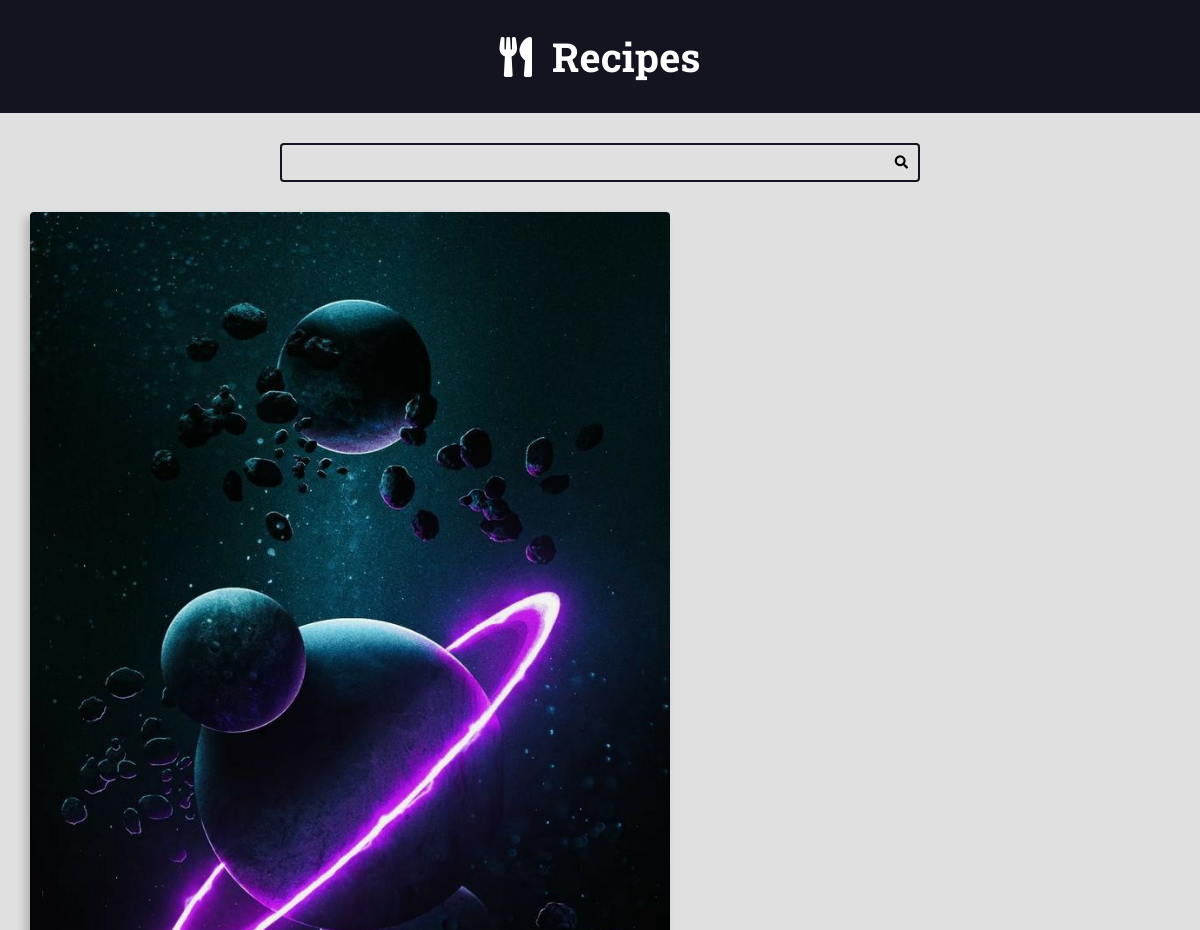
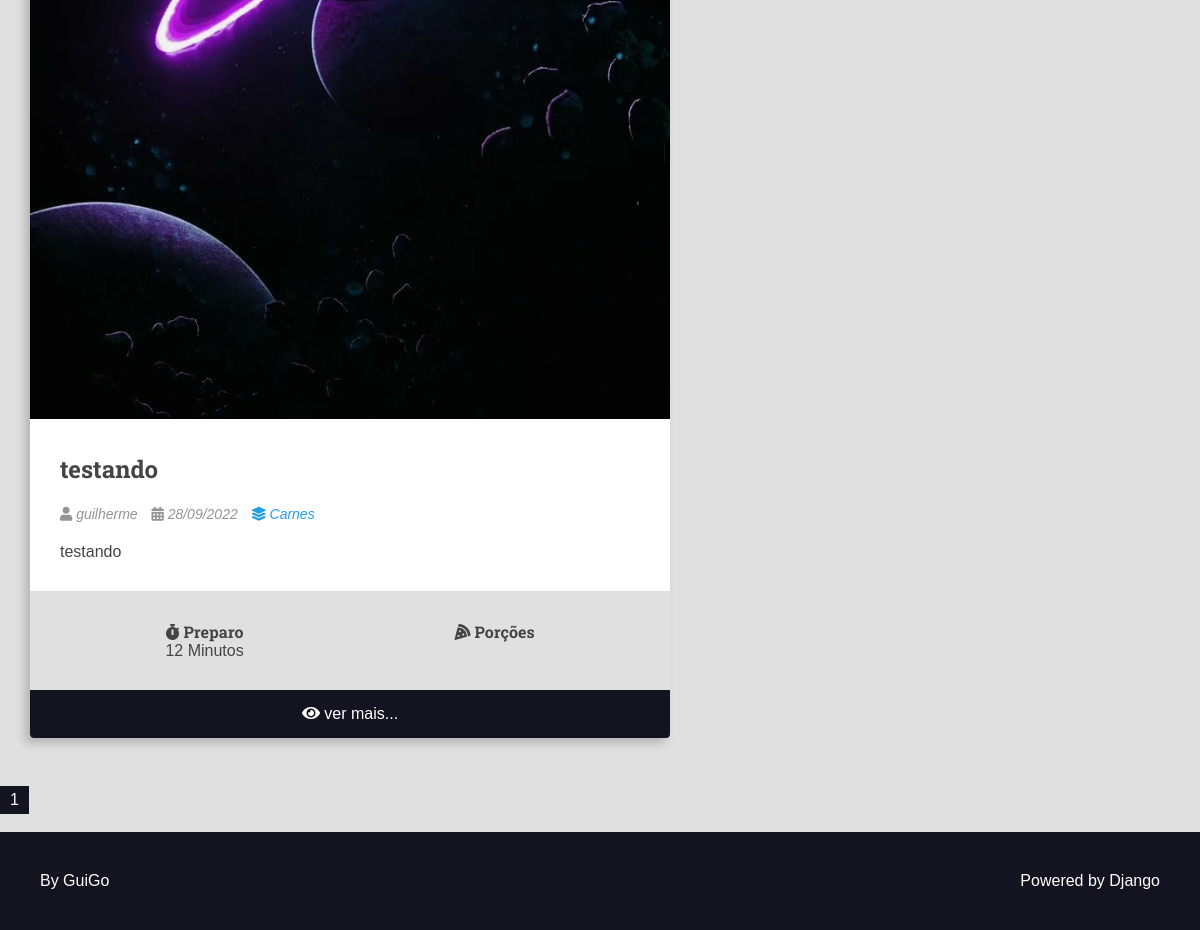
Page /recipes/category/3/ on the earlier database version (2 pictures, top to bottom).
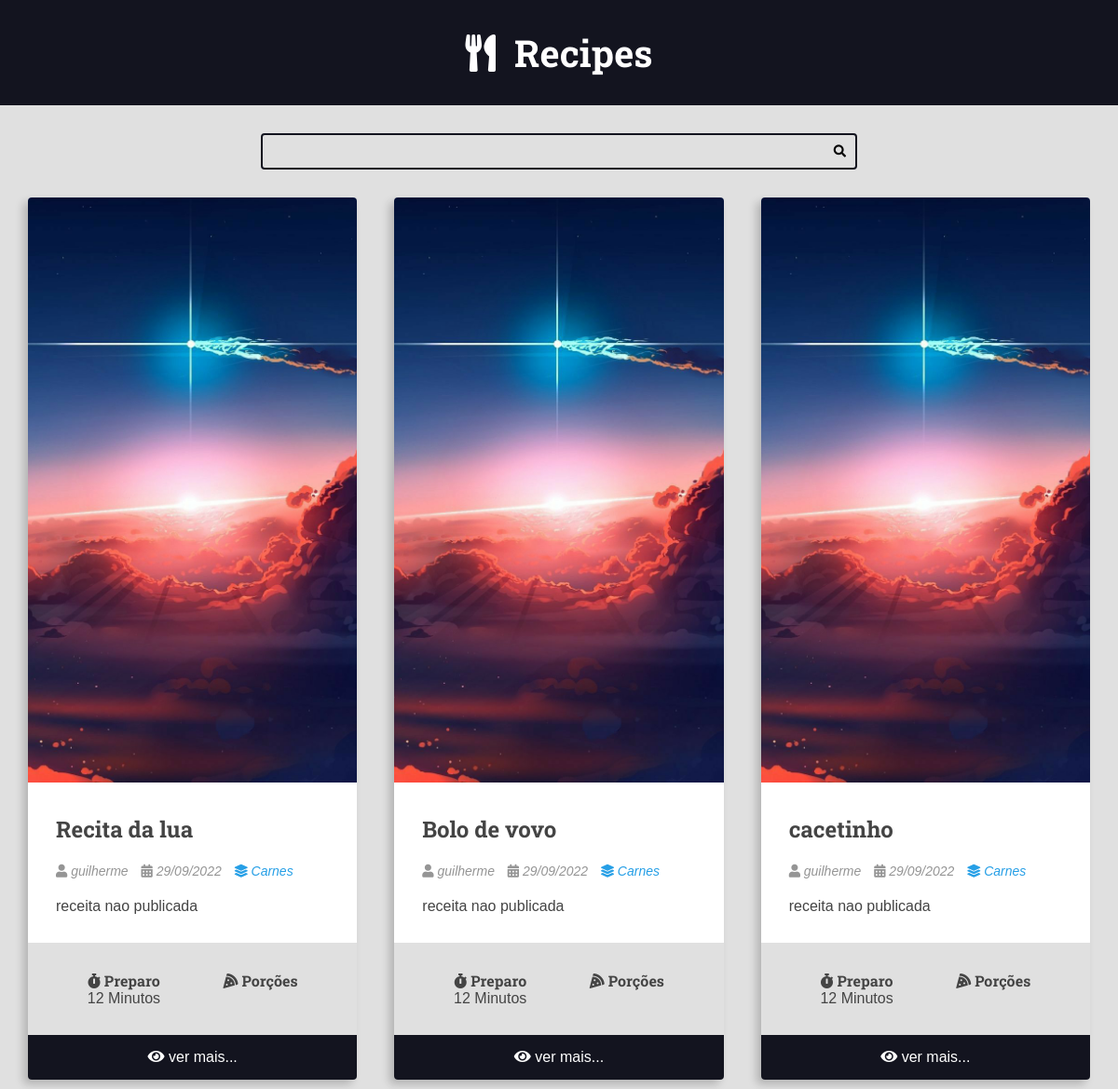
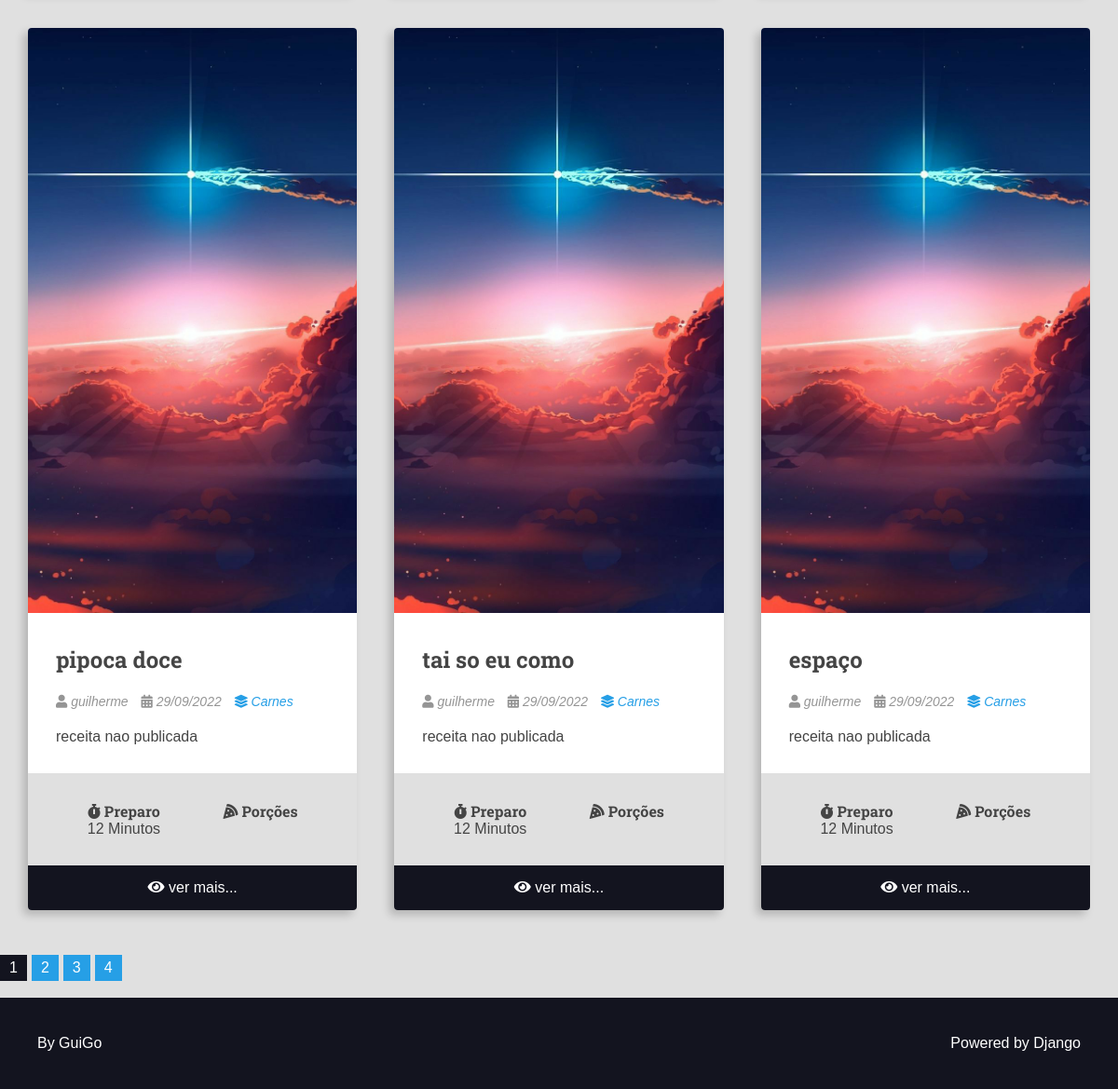
Same page on the later database version (2 pictures, top to bottom).
### recipes/models.py (models this page shows, shortened)
class Recipe(models.Model):
    title = models.CharField(max_length=65)
    description = models.CharField(max_length=165)
    slug =  models.SlugField(unique=True)
    preparation_time = models.IntegerField()
    preparation_time_unit = models.CharField(max_length=65)
    servings_time = models.IntegerField()
    servings_time_unit = models.CharField(max_length=65)
    preparation_steps = models.TextField()
    preparation_steps_is_html = models.BooleanField(default=False)
    created_at = models.DateTimeField(auto_now_add=True)
    updated_at = models.DateTimeField(auto_now=True)
    is_published = models.BooleanField(default=False)
    cover = models.ImageField(upload_to='recipes/cover/%Y/%m/%d/')
    category = models.ForeignKey(
        Category, on_delete=models.SET_NULL, null=True, blank=True,
        default=None
    )
    author = models.ForeignKey(
        User, on_delete=models.SET_NULL, null=True
    )

class Category(models.Model):
    name = models.CharField(max_length=65)

### recipes/views.py (the view)
# urls.py: path('recipes/category/<int:category_id>/', recipeViews.category, name='recipes-category'),
    def category(self, request: HttpRequest, category_id: int) -> HttpResponse:
        def orderRecipe(recipe: Recipe) -> int:
            return recipe.id
        recipes = get_list_or_404(Recipe, category__id=category_id, is_published=True)
        recipes.sort(reverse=True, key=orderRecipe)
        paginator = Paginator(recipes, self.PER_PAGES)
        number_page = request.GET.get('page')
        page_obj = paginator.get_page(number_page)
        pagination = make_pagination(5, paginator.num_pages, page_obj.number)
        return render(request, 'recipes/pages/category.html', context={
            'page_obj': page_obj,
            'pagination': pagination,
            'category_name': f'{recipes[0].category.name} - Category | '
    })

### utils/pagination.py (called while the page is built, shortened)
def make_pagination(qtd_page_busca:int, total_page:int, current_page:int):
    middle = qtd_page_busca // 2 + 1
    if qtd_page_busca >= total_page:
        return {
            'range': [i for i in range(1, total_page + 1)],
            'first_page': 1,
            'last_page': total_page,
            'first_out_range': False,
            'last_out_range': True,
            'current': current_page
        }

### recipes/templates/recipes/pages/category.html (shortened to what this page needs)
{% extends 'global/base.html' %}
{% block content %}
    <div class="main-content main-content-list container">
        {% for recipe in page_obj.object_list %}
            {% include 'recipes/partials/recipe.html' %}
        {% endfor %}
    </div>
{% endblock content %}

### recipes/templates/recipes/partials/recipe.html (shortened to what this page needs)
<div class="recipe recipe-list-item">
    <div class="recipe-cover">
        <a href="{% url 'recipes-recipe' recipe.id %}">
            <img src="{{ recipe.cover.url }}" alt="temporario">
        </a>
    </div>
    <div class="recipe-title-container">
        <h2 class="recipe-title">{{ recipe.title }}</h2>
    </div>
    <div class="recipe-author">
        <span class="recipe-author-item">
            <i class="fas fa-user"></i>
            {% if recipe.author is not None %}
                {% if recipe.author.first_name %}
                    {{ recipe.author.first_name }}
                {% else %}
                    {{ recipe.author.username }}
                {% endif %}
            {% else %}
                Desconhecido
            {% endif %}
        </span>
        <span class="recipe-author-item">
            <i class="fas fa-calendar-alt"></i>
            {{ recipe.created_at |date:"d/m/Y" }}
        </span>
        {% if recipe.category is not None %}
            <span class="recipe-author-item">
                <a href="{% url 'recipes-category' recipe.category.id %}">
                    <i class="fas fa-layer-group"></i>
                    <span>{{ recipe.category.name }}</span>
                </a>
            </span>
        {% endif %}
    </div>
    <div class="recipe-content">
        <p>{{ recipe.description}}</p>
    </div>
    <div class="recipe-meta-container">
        <div class="recipe-meta recipe-preparation">
            <h3 class="recipe-meta-title"><i class="fas fa-stopwatch"></i> Preparo</h3>
            <div class="recipe-meta-text">
                {{ recipe.preparation_time }} {{ recipe.preparation_time_unit }}
            </div>
        </div>
        <div class="recipe-meta recipe-servings">
            <h3 class="recipe-meta-title"><i class="fas fa-pizza-slice"></i> Porções</h3>
        </div>
    </div>
    {% if not isDetailPage %}
    <footer class="recipe-footer">
        <a class="recipe-read-more button button-dark button-full-width" href="{% url 'recipes-recipe' recipe.id %} ">
            <i class="fas fa-eye"></i>
            <span>ver mais...</span>
        </a>
    </footer>
    {% endif %}
</div>

Differences in the rows shown:
no longer on this page (row edited): Recipe: cover (picture), title "testando", author.username "guilherme", created_at "28/09/2022", category.name "Carnes", description "testando", preparation_time "12", preparation_time_unit "Minutos"
added Recipe: cover (picture), title "Recita da lua", author.username "guilherme", created_at "29/09/2022", category.name "Carnes", description "receita nao publicada", preparation_time "12", preparation_time_unit "Minutos"
added Recipe: cover (picture), title "Bolo de vovo", author.username "guilherme", created_at "29/09/2022", category.name "Carnes", description "receita nao publicada", preparation_time "12", preparation_time_unit "Minutos"
added Recipe: cover (picture), title "cacetinho", author.username "guilherme", created_at "29/09/2022", category.name "Carnes", description "receita nao publicada", preparation_time "12", preparation_time_unit "Minutos"
added Recipe: cover (picture), title "pipoca doce", author.username "guilherme", created_at "29/09/2022", category.name "Carnes", description "receita nao publicada", preparation_time "12", preparation_time_unit "Minutos"
added Recipe: cover (picture), title "tai so eu como", author.username "guilherme", created_at "29/09/2022", category.name "Carnes", description "receita nao publicada", preparation_time "12", preparation_time_unit "Minutos"
added Recipe: cover (picture), title "espaço", author.username "guilherme", created_at "29/09/2022", category.name "Carnes", description "receita nao publicada", preparation_time "12", preparation_time_unit "Minutos"
Other differences:
new list line: "2"
new list line: "3"
new list line: "4"
